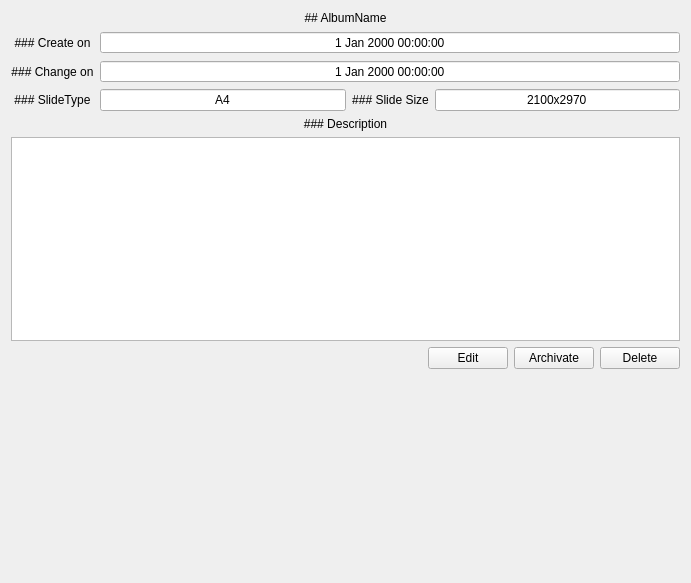
<?xml version="1.0" encoding="UTF-8"?>
<ui version="4.0">
 <class>AlbumInfoPage</class>
 <widget class="QWidget" name="AlbumInfoPage">
  <property name="geometry">
   <rect>
    <x>0</x>
    <y>0</y>
    <width>691</width>
    <height>583</height>
   </rect>
  </property>
  <property name="windowTitle">
   <string>Form</string>
  </property>
  <layout class="QVBoxLayout" name="verticalLayout">
   <item>
    <widget class="QLabel" name="album_name_lbl">
     <property name="text">
      <string>## AlbumName</string>
     </property>
     <property name="textFormat">
      <enum>Qt::MarkdownText</enum>
     </property>
     <property name="alignment">
      <set>Qt::AlignCenter</set>
     </property>
    </widget>
   </item>
   <item>
    <layout class="QGridLayout" name="gLayout_1">
     <item row="0" column="0">
      <widget class="QLabel" name="info_lbl_1">
       <property name="text">
        <string>### Create on</string>
       </property>
       <property name="textFormat">
        <enum>Qt::MarkdownText</enum>
       </property>
       <property name="alignment">
        <set>Qt::AlignCenter</set>
       </property>
      </widget>
     </item>
     <item row="0" column="1">
      <widget class="QDateTimeEdit" name="create_datetime_edit">
       <property name="sizePolicy">
        <sizepolicy hsizetype="Minimum" vsizetype="Fixed">
         <horstretch>0</horstretch>
         <verstretch>0</verstretch>
        </sizepolicy>
       </property>
       <property name="focusPolicy">
        <enum>Qt::NoFocus</enum>
       </property>
       <property name="wrapping">
        <bool>true</bool>
       </property>
       <property name="alignment">
        <set>Qt::AlignCenter</set>
       </property>
       <property name="readOnly">
        <bool>true</bool>
       </property>
       <property name="buttonSymbols">
        <enum>QAbstractSpinBox::NoButtons</enum>
       </property>
       <property name="calendarPopup">
        <bool>false</bool>
       </property>
      </widget>
     </item>
     <item row="1" column="0">
      <widget class="QLabel" name="info_lbl_2">
       <property name="text">
        <string>### Change on</string>
       </property>
       <property name="textFormat">
        <enum>Qt::MarkdownText</enum>
       </property>
       <property name="alignment">
        <set>Qt::AlignCenter</set>
       </property>
      </widget>
     </item>
     <item row="1" column="1">
      <widget class="QDateTimeEdit" name="chage_datetime_edit">
       <property name="focusPolicy">
        <enum>Qt::NoFocus</enum>
       </property>
       <property name="wrapping">
        <bool>true</bool>
       </property>
       <property name="alignment">
        <set>Qt::AlignCenter</set>
       </property>
       <property name="readOnly">
        <bool>true</bool>
       </property>
       <property name="buttonSymbols">
        <enum>QAbstractSpinBox::NoButtons</enum>
       </property>
       <property name="calendarPopup">
        <bool>false</bool>
       </property>
      </widget>
     </item>
     <item row="2" column="1">
      <layout class="QHBoxLayout" name="hLayout_1">
       <item>
        <widget class="QLineEdit" name="slide_type_le">
         <property name="text">
          <string>A4</string>
         </property>
         <property name="alignment">
          <set>Qt::AlignCenter</set>
         </property>
         <property name="readOnly">
          <bool>true</bool>
         </property>
        </widget>
       </item>
       <item>
        <widget class="QLabel" name="info_lbl_4">
         <property name="text">
          <string>### Slide Size</string>
         </property>
         <property name="textFormat">
          <enum>Qt::MarkdownText</enum>
         </property>
         <property name="alignment">
          <set>Qt::AlignCenter</set>
         </property>
        </widget>
       </item>
       <item>
        <widget class="QLineEdit" name="slide_size_le">
         <property name="text">
          <string>2100x2970</string>
         </property>
         <property name="alignment">
          <set>Qt::AlignCenter</set>
         </property>
         <property name="readOnly">
          <bool>true</bool>
         </property>
        </widget>
       </item>
      </layout>
     </item>
     <item row="2" column="0">
      <widget class="QLabel" name="info_lbl_3">
       <property name="text">
        <string>### SlideType</string>
       </property>
       <property name="textFormat">
        <enum>Qt::MarkdownText</enum>
       </property>
       <property name="alignment">
        <set>Qt::AlignCenter</set>
       </property>
      </widget>
     </item>
    </layout>
   </item>
   <item>
    <widget class="QLabel" name="info_lbl_5">
     <property name="text">
      <string>### Description</string>
     </property>
     <property name="textFormat">
      <enum>Qt::MarkdownText</enum>
     </property>
     <property name="alignment">
      <set>Qt::AlignCenter</set>
     </property>
    </widget>
   </item>
   <item>
    <widget class="QTextEdit" name="description_te">
     <property name="documentTitle">
      <string/>
     </property>
     <property name="readOnly">
      <bool>true</bool>
     </property>
    </widget>
   </item>
   <item>
    <layout class="QHBoxLayout" name="hLayout_2">
     <item>
      <spacer name="hSpacer_1">
       <property name="orientation">
        <enum>Qt::Horizontal</enum>
       </property>
       <property name="sizeHint" stdset="0">
        <size>
         <width>40</width>
         <height>20</height>
        </size>
       </property>
      </spacer>
     </item>
     <item>
      <widget class="QPushButton" name="edit_album_btn">
       <property name="text">
        <string>Edit</string>
       </property>
      </widget>
     </item>
     <item>
      <widget class="QPushButton" name="archive_swap_btn">
       <property name="text">
        <string>Archivate</string>
       </property>
      </widget>
     </item>
     <item>
      <widget class="QPushButton" name="delete_album_btn">
       <property name="text">
        <string>Delete</string>
       </property>
      </widget>
     </item>
    </layout>
   </item>
   <item>
    <spacer name="vSpacer_1">
     <property name="orientation">
      <enum>Qt::Vertical</enum>
     </property>
     <property name="sizeHint" stdset="0">
      <size>
       <width>20</width>
       <height>192</height>
      </size>
     </property>
    </spacer>
   </item>
  </layout>
 </widget>
 <resources/>
 <connections/>
</ui>
